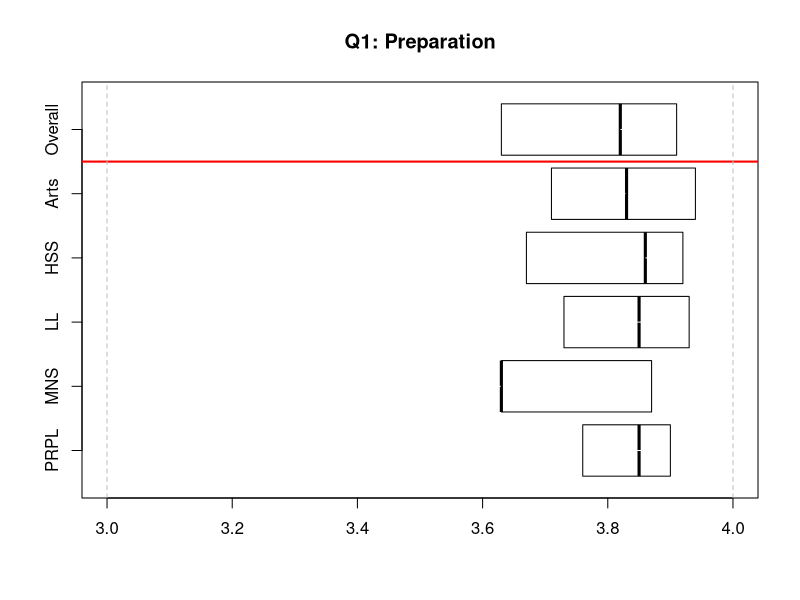
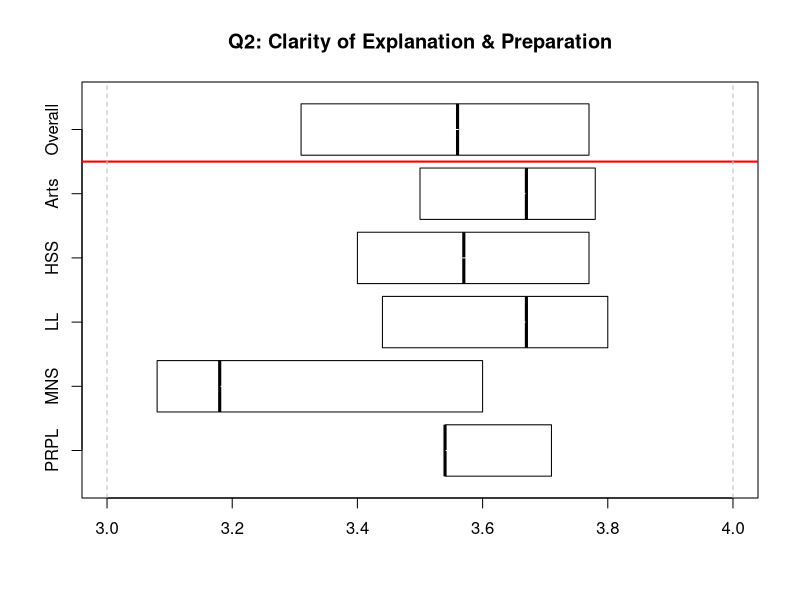
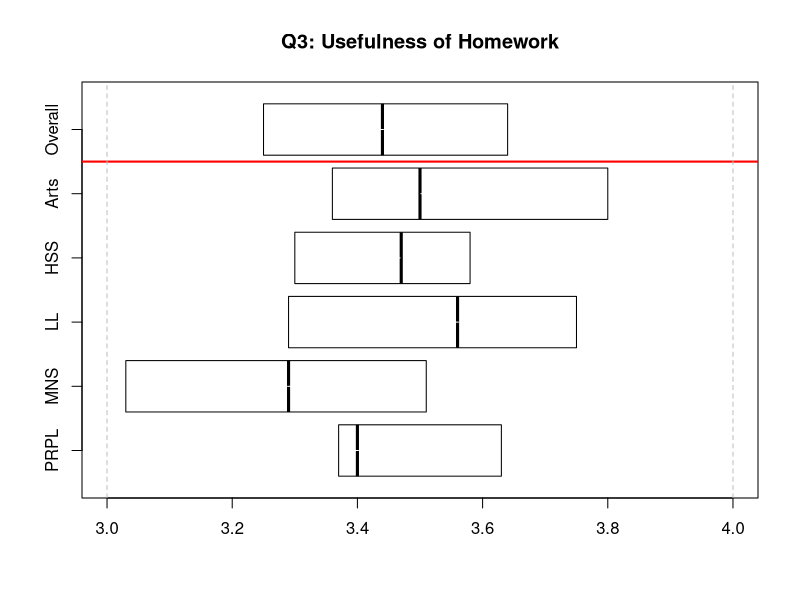
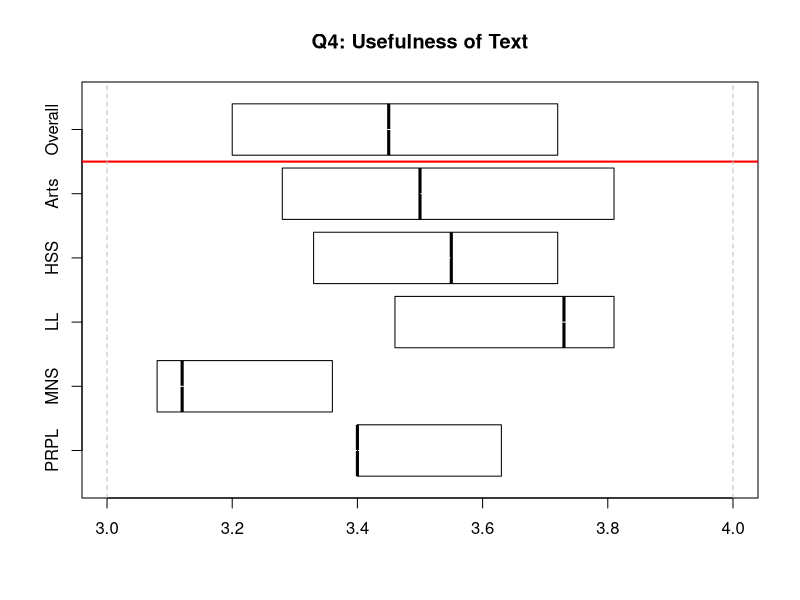
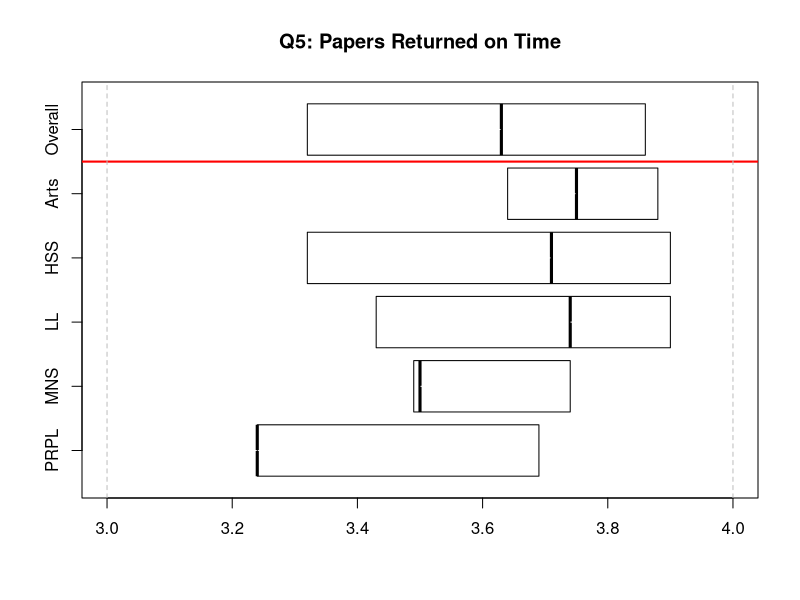
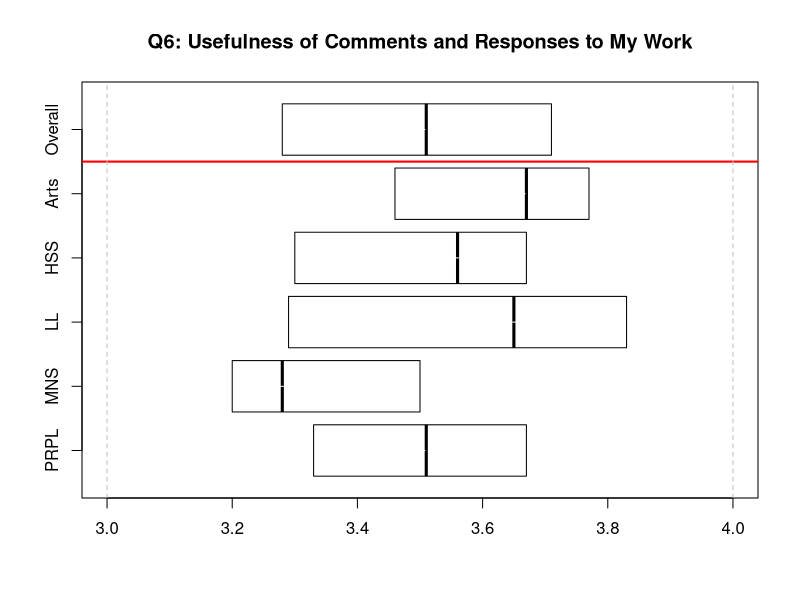
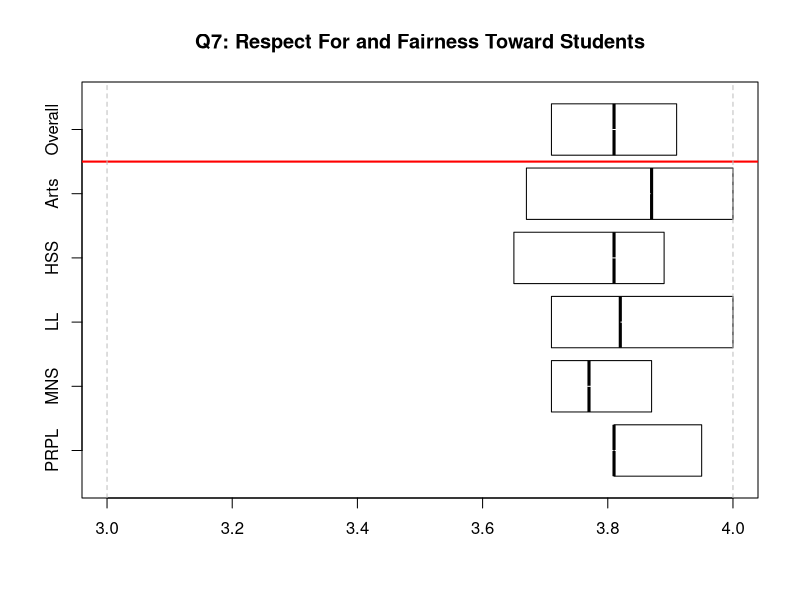
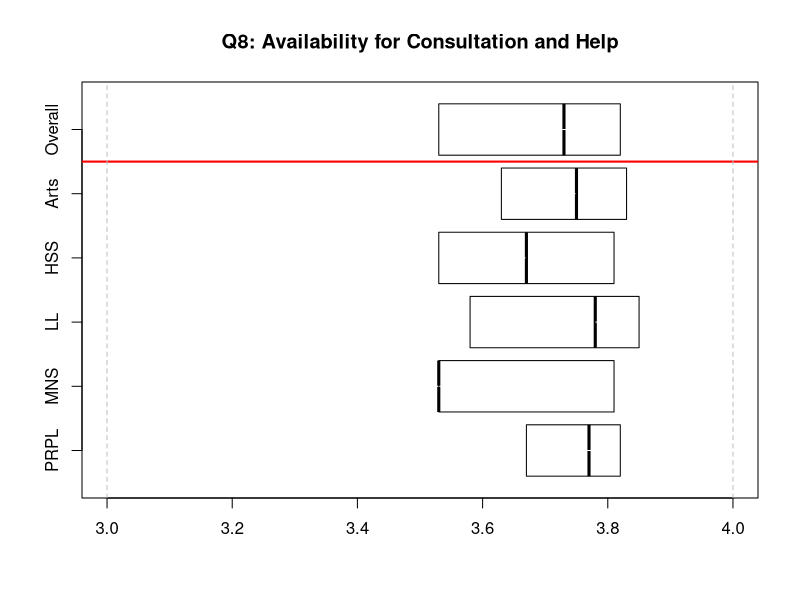

These charts were generated, in order, by the following R code:
## ---- chunk 1
# Load my scores

# Load Reed scores
Overall <- read.csv("Overall.csv", header=TRUE)
Arts <- read.csv("Arts.csv", header=TRUE)
HSS <- read.csv("HSS.csv", header=TRUE)
LL <- read.csv("LL.csv", header=TRUE)
MNS <- read.csv("MNS.csv", header=TRUE)
PRPL <- read.csv("PRPL.csv", header=TRUE)

# Create plot titles
questions <- 
  c("Preparation", "Clarity of Explanation & Preparation",
    "Usefulness of Homework", "Usefulness of Text", "Papers Returned on Time",
    "Usefulness of Comments and Responses to My Work", 
    "Respect For and Fairness Toward Students", 
    "Availability for Consultation and Help", 
    "Effectiveness in Stimulating my Thinking",
    "Overall Quality of Teaching")
titles <- paste("Q", 1:10, ": ", questions, sep="")

# Function
plot.scores <- function(i, plot.my.score=FALSE) {
  # Create empty boxplots with bogus data
  bx.p <- boxplot(split(rep(0, 120), gl(6, 20)), plot=FALSE)
  bx.p$names <- c("PRPL", "MNS", "LL", "HSS", "Arts", "Overall")
  bx.p$out <- numeric(0)
  bx.p$group <- numeric(0)

  # Change quartiles
  bx.p$stats[2:4, 1] <- as.numeric(PRPL[i, 2:4])
  bx.p$stats[2:4, 2] <- as.numeric(MNS[i, 2:4])
  bx.p$stats[2:4, 3] <- as.numeric(LL[i, 2:4])
  bx.p$stats[2:4, 4] <- as.numeric(HSS[i, 2:4])
  bx.p$stats[2:4, 5] <- as.numeric(Arts[i, 2:4])
  bx.p$stats[2:4, 6] <- as.numeric(Overall[i, 2:4])
  
  # Plot new boxplots
  bxp(bx.p, ylim=c(3, 4), horizontal=TRUE, whiskcol="white", staplecol="white",
      main=titles[i])
  abline(h=5.5, col="red", lwd=2)
  abline(v=c(3, 4), lty=2, col="grey")
  
  # Depending on argument, plot my score
  if (plot.my.score) {
    points(evals.392[i], 2, pch=4, cex=1.2, lwd=2, col="blue")
    }
}
## ---- chunk 2
plot.scores(1)
## ---- chunk 3
plot.scores(2)
## ---- chunk 4
plot.scores(3)
## ---- chunk 5
plot.scores(4)
## ---- chunk 6
plot.scores(5)
## ---- chunk 7
plot.scores(6)
## ---- chunk 8
plot.scores(7)
## ---- chunk 9
plot.scores(8)
## ---- chunk 10
plot.scores(9)
## ---- chunk 11
plot.scores(10)
